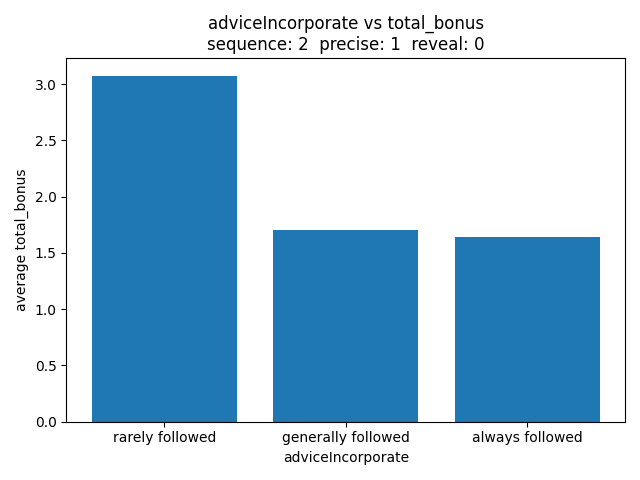

Here is the Python script that generated this plot:
import pandas as pd
import matplotlib.pyplot as plt
import seaborn as sns

data = pd.read_csv("qualitative.csv")
seq = 2
prec = 1
rev = 0
data = data[(data['con.sequence'] == seq) & (data['con.precise'] == prec) & (data['con.reveal'] == rev)]

f1 = data[data["adviceIncorporate"] == "Did not follow the advice at all or only rarely"]
f2 = data[data["adviceIncorporate"] == "Generally followed the advice but deviated sometimes when I thought I had a better strategy"]
f3 = data[data["adviceIncorporate"] == "Always followed the AI advice closely"]


inco_average_dict = {
    "rarely followed": f1["total_bonus"].mean(),
    "generally followed": f2["total_bonus"].mean(), 
    "always followed": f3["total_bonus"].mean()
}

incokeys = list(inco_average_dict.keys())
incovalues = list(inco_average_dict.values())

plt.bar(incokeys, incovalues)
plt.title("adviceIncorporate vs total_bonus" + "\n" + f"sequence: {seq}  precise: {prec}  reveal: {rev}")
plt.xlabel("adviceIncorporate")
plt.ylabel("average total_bonus")
plt.tight_layout()

plt.show()
